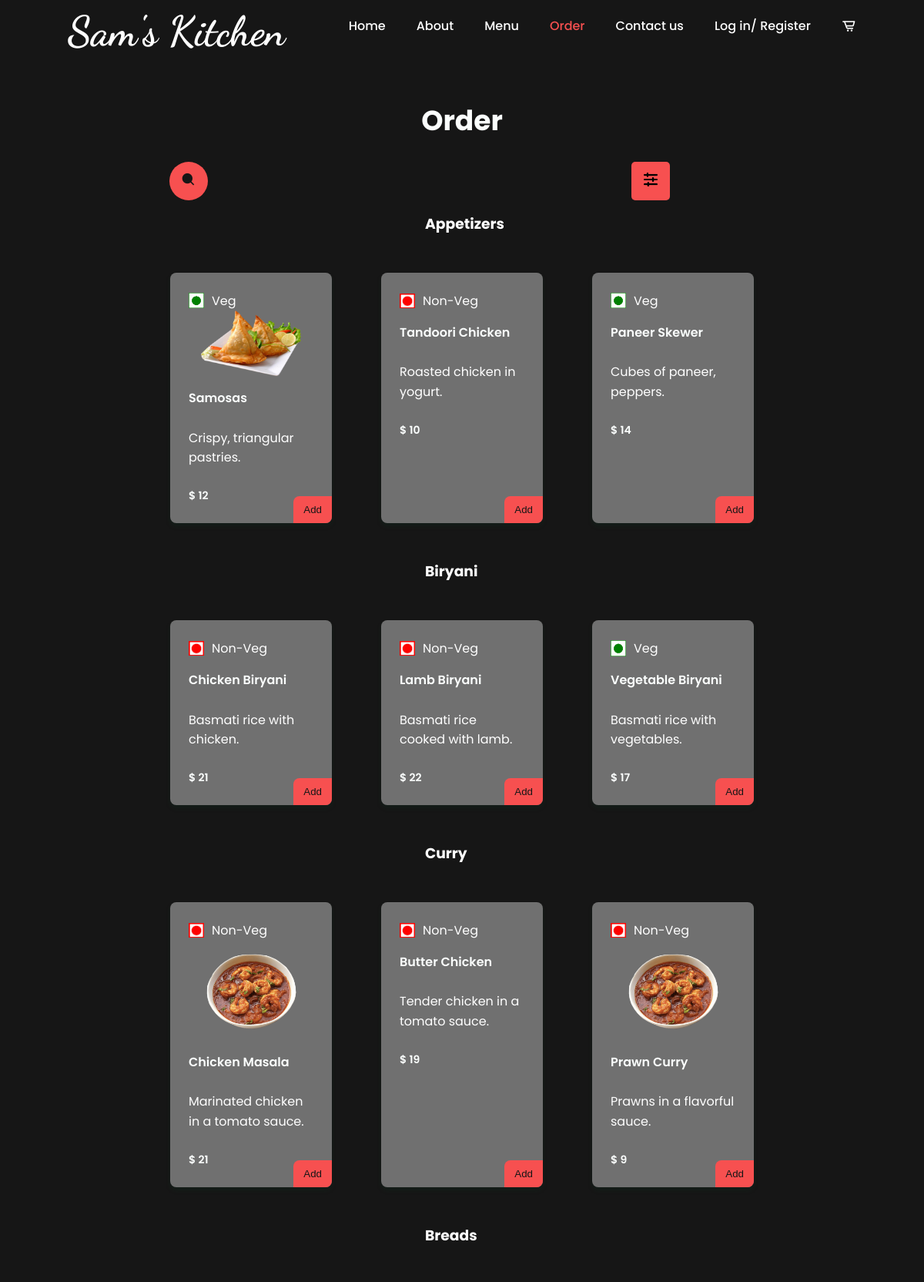
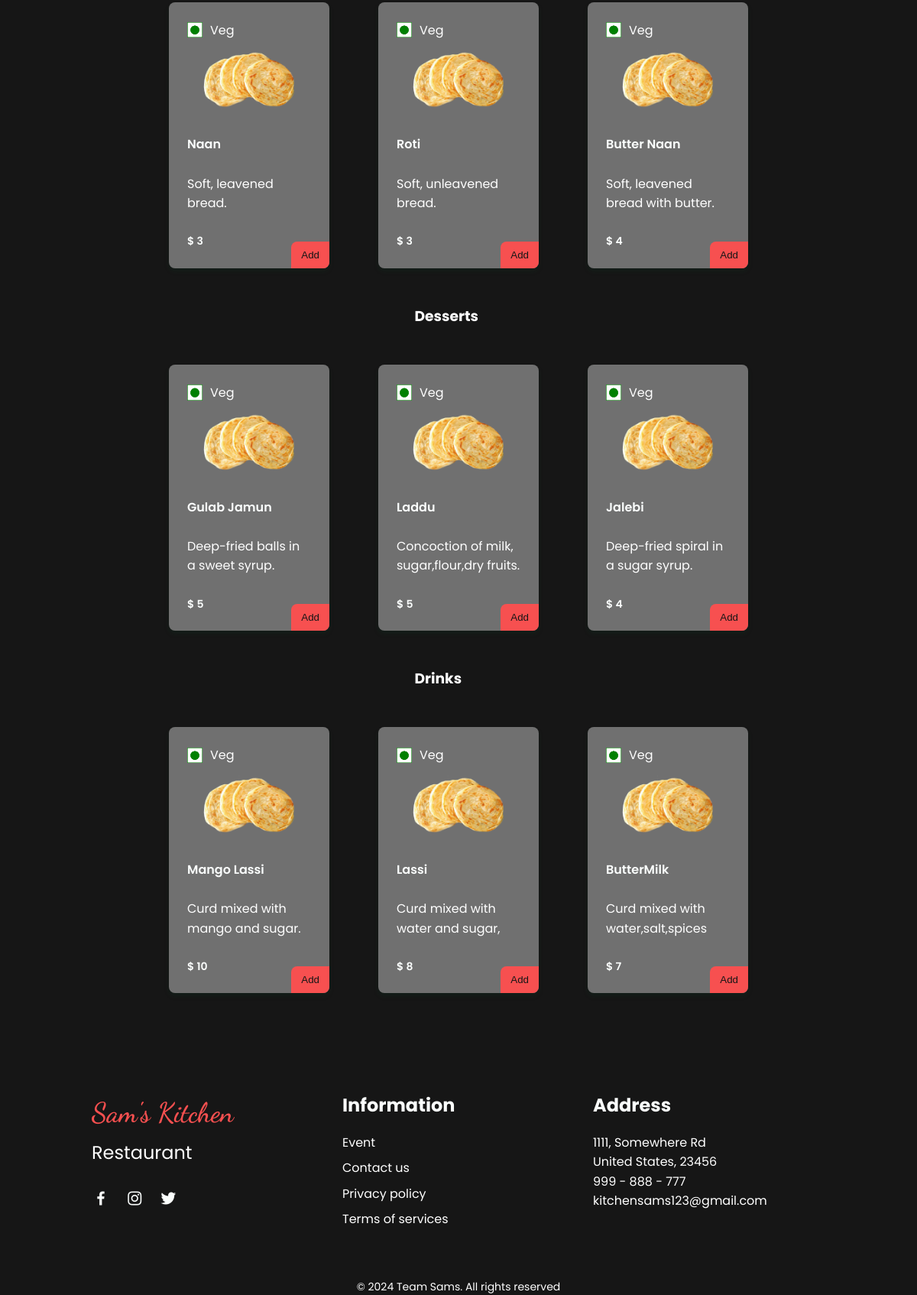
The page /search-order on the database its author committed (2 pictures, top to bottom).
### restaurant/models.py (models this page shows, shortened)
class Item(db.Model):
    item_id = db.Column(db.Integer(), primary_key = True)
    name = db.Column(db.String(length = 30), nullable = False)
    description = db.Column(db.String(length = 50), nullable = False)
    price = db.Column(db.Integer(), nullable = False)
    source = db.Column(db.String(length = 30), nullable = False)
    orderer = db.Column(db.Integer(), db.ForeignKey('user.id'))  #used to store info regarding user's ordered item
    category = db.Column(db.String(length= 30), nullable = False)
    isVeg = db.Column(db.Boolean())

### restaurant/routes.py (the view)
@app.route('/search-order', methods=['GET'])
def search_order_items():
    query = request.args.get('query', '').strip()
    add_form = AddForm()
    if query:
        items = Item.query.filter(
            (Item.name.ilike(f"%{query}%"))
        ).all()
    else:
        items = Item.query.all()
    return render_template('order.html', items=items, add_form=add_form, query=query)

### restaurant/forms.py
class AddForm(FlaskForm):
    submit = SubmitField(label = 'Add')

### restaurant/templates/order.html (shortened to what this page needs)
<!DOCTYPE html>
<html lang="en">
<head>
    <link href='https://cdn.jsdelivr.net/npm/boxicons@2.0.5/css/boxicons.min.css' rel='stylesheet'>
    <link rel="stylesheet" type="text/css" href="{{ url_for('static',filename='styles/css/styles.css') }}">
</head>
<body>
<header class="l-header" id="header">
    <nav class="nav bd-container">
        <a href="{{ url_for('home_page') }}" class="nav__logo"><h1>Sam's Kitchen</h1></a>
        <div class="nav__menu" id="nav-menu">
            <ul class="nav__list">
                <li class="nav__item"><a href="{{ url_for('home_page') }}" class="nav__link">Home</a></li>
                <li class="nav__item"><a href="{{ url_for('about_page')}}" class="nav__link">About</a></li>
                <li class="nav__item"><a href="{{ url_for('menu_page') }}" class="nav__link">Menu</a></li>
                <li class="nav__item"><a href="{{ url_for('order_page') }}" class="nav__link active-link">Order</a></li>
                <li class="nav__item"><a href="{{ url_for('contact_page') }}" class="nav__link">Contact us</a></li>
                {% if current_user.is_authenticated %}
                    <li class="nav__item"><a href="{{ url_for('logout') }}" class="nav__link" onclick="return confirmLogout()">Log Out</a></li>
                {% else %}
                    <li class="nav__item"><a href="{{ url_for('login_page') }}" class="nav__link">Log in/ Register</a></li>
                {% endif %}
                <li class="nav__item"><a href="{{ url_for('cart_page') }}" class="cart__button" aria-label="cart button"><i
                        class='bx bx-cart-alt'></i></a></li>
            </ul>
        </div>
    </nav>
</header>
<section class="menu section bd-container" id="menu">
    <h2 class="section-title">Order</h2>
    <div style="display: flex; justify-content: space-between; align-items: center; margin-bottom: 1rem; margin-left: 100px; margin-right: 110px;">
        <form action="/search-order" method="get" class="search-box">
            <div class="search-box">
                <button class="btn-search" aria-label="search button"><i class='bx bxs-search'></i></button>
                <input type="text" name="query" class="input-search" placeholder="Type and press enter..." value="{{ query or '' }}">
            </div>
        </form>
     <div class="dropdown" data-control="checkbox-dropdown">
      <button class="dropdown-label" onclick="toggleFilter()">
          <img src="{{ url_for('static', filename='styles/img/filter.png') }}" alt="Filter">
      </button>
     </div></div>
    {% set has_appetizers = items | selectattr('category', 'equalto', 'Appetizers') | list %}
    {% if has_appetizers %}
        <h3 style="padding-left: 45%; padding-right: 45%">Appetizers</h3>
        <div class="menu__container bd-grid">
            {% for item in has_appetizers %}
                <div class="menu__content">
                  <div style="display: flex; align-items: center;">
                    {% if item.isVeg %}
                        <img style="width:20px; margin-right: 10px;" src="{{ url_for('static', filename='styles/img/veg.jpg') }}" alt="Veg"
                             class="menu__icon">
                        <span>Veg</span>
                    {% else %}
                        <img style="width:20px; margin-right: 10px;" src="{{ url_for('static', filename='styles/img/non-veg.png') }}"
                             alt="Non-Veg" class="menu__icon">
                        <span>Non-Veg</span>
                    {% endif %}
                  </div>
                    <img src="{{ url_for('static', filename = 'styles/img/'+item.source) }}" alt="" class="menu__img">
                    <h3 class="menu__name">{{ item.name }}</h3>
                    <br>
                    <span class="menu_detail"> {{ item.description }} </span>
                    <br>
                    <span class="menu__price">$ {{ item.price }}</span>
                    <button class="button menu__button" onclick="openModal('{{ item.name }}', '{{ item.price }}')">Add
                    </button>
                </div>
            {% endfor %}
        </div>
    {% endif %}
    {% set has_biryani = items | selectattr('category', 'equalto', 'Biryani') | list %}
    {% if has_biryani %}
        <h3 style="padding-left: 45%; padding-right: 45%; padding-top: 5%">Biryani</h3>
        <div class="menu__container bd-grid">
            {% for item in has_biryani %}
                <div class="menu__content">
                    <div style="display: flex; align-items: center;">
                    {% if item.isVeg %}
                        <img style="width:20px; margin-right: 10px;" src="{{ url_for('static', filename='styles/img/veg.jpg') }}" alt="Veg"
                             class="menu__icon">
                        <span>Veg</span>
                    {% else %}
                        <img style="width:20px; margin-right: 10px;" src="{{ url_for('static', filename='styles/img/non-veg.png') }}"
                             alt="Non-Veg" class="menu__icon">
                        <span>Non-Veg</span>
                    {% endif %}
                  </div>
                    <h3 class="menu__name">{{ item.name }}</h3>
                    <br>
                    <span class="menu_detail"> {{ item.description }} </span>
                    <br>
                    <span class="menu__price">$ {{ item.price }}</span>
                    <button class="button menu__button" onclick="openModal('{{ item.name }}', '{{ item.price }}')">Add
                    </button>
                </div>
            {% endfor %}
        </div>
    {% endif %}
    {% set has_curry = items | selectattr('category', 'equalto', 'Curry') | list %}
    {% if has_curry %}
        <h3 style="padding-left: 45%; padding-right: 45%; padding-top: 5%">Curry</h3>
        <div class="menu__container bd-grid">
            {% for item in has_curry %}
                <div class="menu__content">
                   <div style="display: flex; align-items: center;">
                    {% if item.isVeg %}
                        <img style="width:20px; margin-right: 10px;" src="{{ url_for('static', filename='styles/img/veg.jpg') }}" alt="Veg"
                             class="menu__icon">
                        <span>Veg</span>
                    {% else %}
                        <img style="width:20px; margin-right: 10px;" src="{{ url_for('static', filename='styles/img/non-veg.png') }}"
                             alt="Non-Veg" class="menu__icon">
                        <span>Non-Veg</span>
                    {% endif %}
                  </div>
                    <img src="{{ url_for('static', filename = 'styles/img/'+item.source) }}" alt="" class="menu__img">
                    <h3 class="menu__name">{{ item.name }}</h3>
                    <br>
                    <span class="menu_detail"> {{ item.description }} </span>
                    <br>
                    <span class="menu__price">$ {{ item.price }}</span>
                     <button class="button menu__button" onclick="openModal('{{ item.name }}', '{{ item.price }}')">Add
                    </button>
                </div>
            {% endfor %}
        </div>
    {% endif %}
    {% set has_breads = items | selectattr('category', 'equalto', 'Breads') | list %}
    {% if has_breads %}
        <h3 style="padding-left: 45%; padding-right: 45%; padding-top: 5%">Breads</h3>
        <div class="menu__container bd-grid">
            {% for item in has_breads %}
                <div class="menu__content">
                    <div style="display: flex; align-items: center;">
                    {% if item.isVeg %}
                        <img style="width:20px; margin-right: 10px;" src="{{ url_for('static', filename='styles/img/veg.jpg') }}" alt="Veg"
                             class="menu__icon">
                        <span>Veg</span>
                    {% else %}
                        <img style="width:20px; margin-right: 10px;" src="{{ url_for('static', filename='styles/img/non-veg.png') }}"
                             alt="Non-Veg" class="menu__icon">
                        <span>Non-Veg</span>
                    {% endif %}
                  </div>
                    <img src="{{ url_for('static', filename = 'styles/img/'+item.source) }}" alt="" class="menu__img">
                    <h3 class="menu__name">{{ item.name }}</h3>
                    <br>
                    <span class="menu_detail"> {{ item.description }} </span>
                    <br>
                    <span class="menu__price">$ {{ item.price }}</span>
                     <button class="button menu__button" onclick="openModal('{{ item.name }}', '{{ item.price }}')">Add
                    </button>
                </div>
            {% endfor %}
        </div>
    {% endif %}
    {% set has_desserts = items | selectattr('category', 'equalto', 'Desserts') | list %}
    {% if has_desserts %}
        <h3 style="padding-left: 44%; padding-right: 45%; padding-top: 5%">Desserts</h3>
        <div class="menu__container bd-grid">
            {% for item in has_desserts %}
                <div class="menu__content">
                    <div style="display: flex; align-items: center;">
                    {% if item.isVeg %}
                        <img style="width:20px; margin-right: 10px;" src="{{ url_for('static', filename='styles/img/veg.jpg') }}" alt="Veg"
                             class="menu__icon">
                        <span>Veg</span>
                    {% else %}
                        <img style="width:20px; margin-right: 10px;" src="{{ url_for('static', filename='styles/img/non-veg.png') }}"
                             alt="Non-Veg" class="menu__icon">
                        <span>Non-Veg</span>
                    {% endif %}
                  </div>
                    <img src="{{ url_for('static', filename = 'styles/img/'+item.source) }}" alt="" class="menu__img">
                    <h3 class="menu__name">{{ item.name }}</h3>
                    <br>
                    <span class="menu_detail"> {{ item.description }} </span>
                    <br>
                    <span class="menu__price">$ {{ item.price }}</span>
                    <button class="button menu__button" onclick="openModal('{{ item.name }}', '{{ item.price }}')">Add
                    </button>
                </div>
            {% endfor %}
        </div>
    {% endif %}
    {% set has_drinks = items | selectattr('category', 'equalto', 'Drinks') | list %}
    {% if has_drinks %}
        <h3 style="padding-left: 44%; padding-right: 45%; padding-top: 5%">Drinks</h3>
        <div class="menu__container bd-grid">
            {% for item in has_drinks %}
                <div class="menu__content">
                   <div style="display: flex; align-items: center;">
                    {% if item.isVeg %}
                        <img style="width:20px; margin-right: 10px;" src="{{ url_for('static', filename='styles/img/veg.jpg') }}" alt="Veg"
                             class="menu__icon">
                        <span>Veg</span>
                    {% else %}
                        <img style="width:20px; margin-right: 10px;" src="{{ url_for('static', filename='styles/img/non-veg.png') }}"
                             alt="Non-Veg" class="menu__icon">
                        <span>Non-Veg</span>
                    {% endif %}
                  </div>
                    <img src="{{ url_for('static', filename = 'styles/img/'+item.source) }}" alt="" class="menu__img">
                    <h3 class="menu__name">{{ item.name }}</h3>
                    <br>
                    <span class="menu_detail"> {{ item.description }} </span>
                    <br>
                    <span class="menu__price">$ {{ item.price }}</span>
                    <button class="button menu__button" onclick="openModal('{{ item.name }}', '{{ item.price }}')">Add
                    </button>
                </div>
            {% endfor %}
        </div>
    {% endif %}
</section>
<footer class="footer section bd-container">
    <div class="footer__container bd-grid">
        <div class="footer__content">
            <a href="#" class="footer__logo">Sam's Kitchen</a>
            <span class="footer__description">Restaurant</span>
            <div>
                <a href="#" class="footer__social" aria-label="facebook icon"><i class='bx bxl-facebook'></i></a>
                <a href="#" class="footer__social" aria-label="instagram icon"><i class='bx bxl-instagram'></i></a>
                <a href="#" class="footer__social" aria-label="twitter icon"><i class='bx bxl-twitter'></i></a>
            </div>
        </div>
        <div class="footer__content">
            <h3 class="footer__title">Information</h3>
            <ul>
                <li><a href="#" class="footer__link">Event</a></li>
                <li><a href="{{ url_for('contact_page') }}" class="footer__link">Contact us</a></li>
                <li><a href="#" class="footer__link">Privacy policy</a></li>
                <li><a href="#" class="footer__link">Terms of services</a></li>
            </ul>
        </div>
        <div class="footer__content">
            <h3 class="footer__title">Address</h3>
            <ul>
                <li>1111, Somewhere Rd</li>
                <li>United States, 23456</li>
                <li>999 - 888 - 777</li>
                <li>kitchensams123@gmail.com</li>
            </ul>
        </div>
    </div>
    <p class="footer__copy">&#169; 2024 Team Sams. All rights reserved</p>
</footer>
</body>
</html>

### rows shown on the page
Item: isVeg True (drawn), source (picture), name "Samosas", description "Crispy, triangular pastries.", price "12"
Item: isVeg False (drawn), name "Tandoori Chicken", description "Roasted chicken in yogurt.", price "10"
Item: isVeg True (drawn), name "Paneer Skewer", description "Cubes of paneer, peppers.", price "14"
Item: isVeg False (drawn), name "Chicken Biryani", description "Basmati rice with chicken.", price "21"
Item: isVeg False (drawn), name "Lamb Biryani", description "Basmati rice cooked with lamb.", price "22"
Item: isVeg True (drawn), name "Vegetable Biryani", description "Basmati rice with vegetables.", price "17"
Item: isVeg False (drawn), source (picture), name "Chicken Masala", description "Marinated chicken in a tomato sauce.", price "21"
Item: isVeg False (drawn), name "Butter Chicken", description "Tender chicken in a tomato sauce.", price "19"
Item: isVeg False (drawn), source (picture), name "Prawn Curry", description "Prawns in a flavorful sauce.", price "9"
Item: isVeg True (drawn), source (picture), name "Naan", description "Soft, leavened bread.", price "3"
Item: isVeg True (drawn), source (picture), name "Roti", description "Soft, unleavened bread.", price "3"
Item: isVeg True (drawn), source (picture), name "Butter Naan", description "Soft, leavened bread with butter.", price "4"
Item: isVeg True (drawn), source (picture), name "Gulab Jamun", description "Deep-fried balls in a sweet syrup.", price "5"
Item: isVeg True (drawn), source (picture), name "Laddu", description "Concoction of milk, sugar,flour,dry fruits.", price "5"
Item: isVeg True (drawn), source (picture), name "Jalebi", description "Deep-fried spiral in a sugar syrup.", price "4"
Item: isVeg True (drawn), source (picture), name "Mango Lassi", description "Curd mixed with mango and sugar.", price "10"
Item: isVeg True (drawn), source (picture), name "Lassi", description "Curd mixed with water and sugar,", price "8"
Item: isVeg True (drawn), source (picture), name "ButterMilk", description "Curd mixed with water,salt,spices", price "7"
